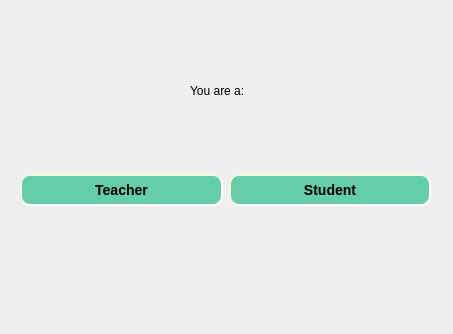
<?xml version="1.0" encoding="UTF-8"?>
<ui version="4.0">
 <class>Form</class>
 <widget class="QWidget" name="Form">
  <property name="geometry">
   <rect>
    <x>0</x>
    <y>0</y>
    <width>453</width>
    <height>334</height>
   </rect>
  </property>
  <property name="windowTitle">
   <string>Form</string>
  </property>
  <widget class="QLabel" name="label">
   <property name="geometry">
    <rect>
     <x>190</x>
     <y>80</y>
     <width>81</width>
     <height>21</height>
    </rect>
   </property>
   <property name="styleSheet">
    <string notr="true">font: 18pt &quot;Avenir&quot;;</string>
   </property>
   <property name="text">
    <string>You are a: </string>
   </property>
  </widget>
  <widget class="QWidget" name="">
   <property name="geometry">
    <rect>
     <x>20</x>
     <y>150</y>
     <width>411</width>
     <height>81</height>
    </rect>
   </property>
   <layout class="QHBoxLayout" name="horizontalLayout">
    <item>
     <widget class="QPushButton" name="pushButton_2">
      <property name="styleSheet">
       <string notr="true">QPushButton{
    background-color: MediumTurquoise;
    border-style: outset;
    border-width: 2px;
    border-radius: 10px;
    border-color: beige;
    font: bold 14px;
    min-width: 10em;
    padding: 6px;
}
QPushButton {
    background-color: MediumAquaMarine ;
    border-style: inset;
}</string>
      </property>
      <property name="text">
       <string>Teacher</string>
      </property>
     </widget>
    </item>
    <item>
     <widget class="QPushButton" name="pushButton">
      <property name="styleSheet">
       <string notr="true">QPushButton{
    background-color: MediumTurquoise;
    border-style: outset;
    border-width: 2px;
    border-radius: 10px;
    border-color: beige;
    font: bold 14px;
    min-width: 10em;
    padding: 6px;
}
QPushButton {
    background-color: MediumAquaMarine ;
    border-style: inset;
}</string>
      </property>
      <property name="text">
       <string>Student</string>
      </property>
     </widget>
    </item>
   </layout>
  </widget>
 </widget>
 <resources/>
 <connections/>
</ui>
